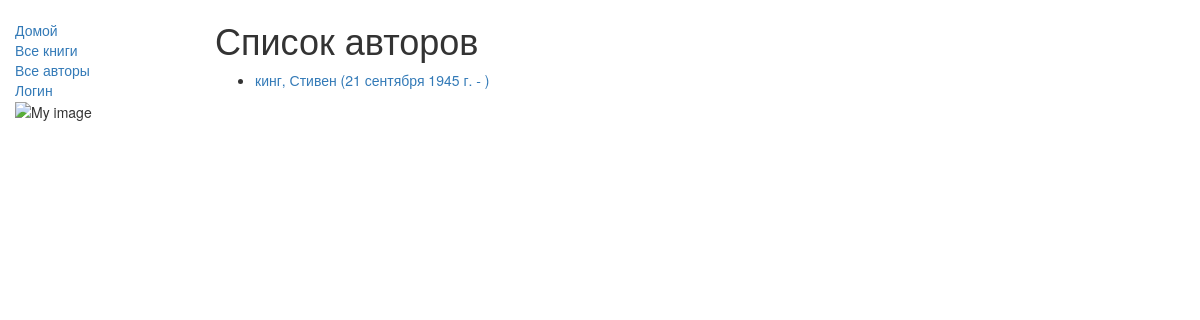
The app's page /catalog/authors/, older data.
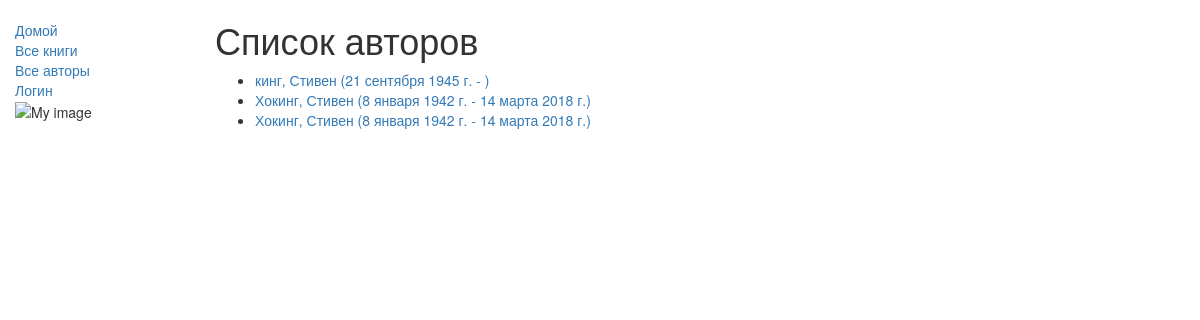
The same page, newer data.
### catalog/models.py (models this page shows)
class Author(models.Model):
    first_name = models.CharField(max_length=100)
    last_name = models.CharField(max_length=100)
    date_of_birth = models.DateField(null=True, blank=True)
    date_of_death = models.DateField('Died', null=True, blank=True)
    def get_absolute_url(self):
        return reverse('author-detail', args=[str(self.id)])
    def __str__(self):
        return '{0}, {1}'.format(self.last_name, self.first_name)

### catalog/views.py (the view)
# urls.py: path('authors/', views.AuthorListView.as_view(), name='authors'),
class AuthorListView(generic.ListView):
    model = Author
    paginate_by = 10

### catalog/templates/catalog/author_list.html (shortened to what this page needs)
{% extends "base_generic.html" %}
{% block content %}
<h1>Список авторов</h1>
{% if author_list %}
  <ul>
  {% for author in author_list %}
    <li>
      <a href="{{ author.get_absolute_url }}">
      {{ author }} ({{author.date_of_birth}} - {% if author.date_of_death %}{{author.date_of_death}}{% endif %})
      </a>
    </li>
  {% endfor %}
 </ul>
{% else %}
  <p>There are no authors available.</p>
{% endif %}
{% endblock %}

### catalog/templates/base_generic.html (shortened to what this page needs)
<!DOCTYPE html>
<html lang="en">
<head>
    <link rel="stylesheet" href="https://maxcdn.bootstrapcdn.com/bootstrap/3.3.7/css/bootstrap.min.css">
    {% load static %}
    <link rel="stylesheet" href="{% static 'css/styles.css' %}">
</head>
<body>
<div class="container-fluid">
    <div class="row">
        <div class="col-sm-2">
            {% block sidebar %}
            <ul class="sidebar-nav">
                <li><a href="{% url 'index' %}">Домой</a></li>
                <li><a href="{% url 'books' %}">Все книги</a></li>
                <li><a href="{% url 'authors' %}">Все авторы</a></li>
                {% if user.is_authenticated %}
                <li>User: {{ user.get_username }}</li>
                <li><a href="{% url 'my-borrowed' %}">Мной позаимствовано</a></li>
                <li><a href="{% url 'logout'%}?next={{request.path}}">Выйти</a></li>
                {% else %}
                <li><a href="{% url 'login'%}?next={{request.path}}">Логин</a></li>
                {% endif %}
                {% load static %}
                <img src="{% static 'catalog/images/local_library_model_uml.png' %}" alt="My image" style="width:555px;height:540px;"/>
            </ul>
            {% endblock %}
        </div>
        <div class="col-sm-10 ">
            {% block content %}{% endblock %}
        </div>
    </div>
</div>
</body>
</html>

### catalog/static/css/styles.css (style rules this page uses)
.sidebar-nav { margin-top: 20px; padding: 0; list-style: none; }

Row changes from the older to the newer data that the page shows:
added Author: last_name+first_name "Хокинг, Стивен", date_of_birth "8 января 1942 г.", date_of_death "14 марта 2018 г."
added Author: last_name+first_name "Хокинг, Стивен", date_of_birth "8 января 1942 г.", date_of_death "14 марта 2018 г."
